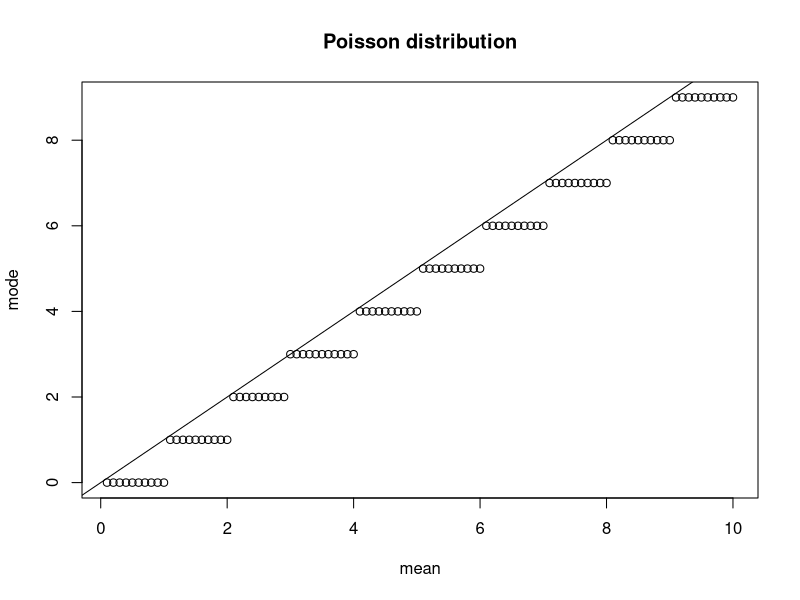

This figure's R source:
### mean versus mode for Poisson
someLambdaValues = seq(0.1,10,by = 0.1)

argmax = function(f, set, ...) {
  maximizers = which(f(set, ...) ==  max(f(set, ...)))
  return(set[maximizers][1])
}

theModes = sapply(someLambdaValues,
                 function(lam)
                   argmax(f=dpois, 
                          set=floor(lam/5):lam, 
                          lambda=lam) [1]
)
                 
plot(someLambdaValues, theModes,
     xlab="mean", ylab="mode")
abline(a=0, b=1)
title("Poisson distribution")
